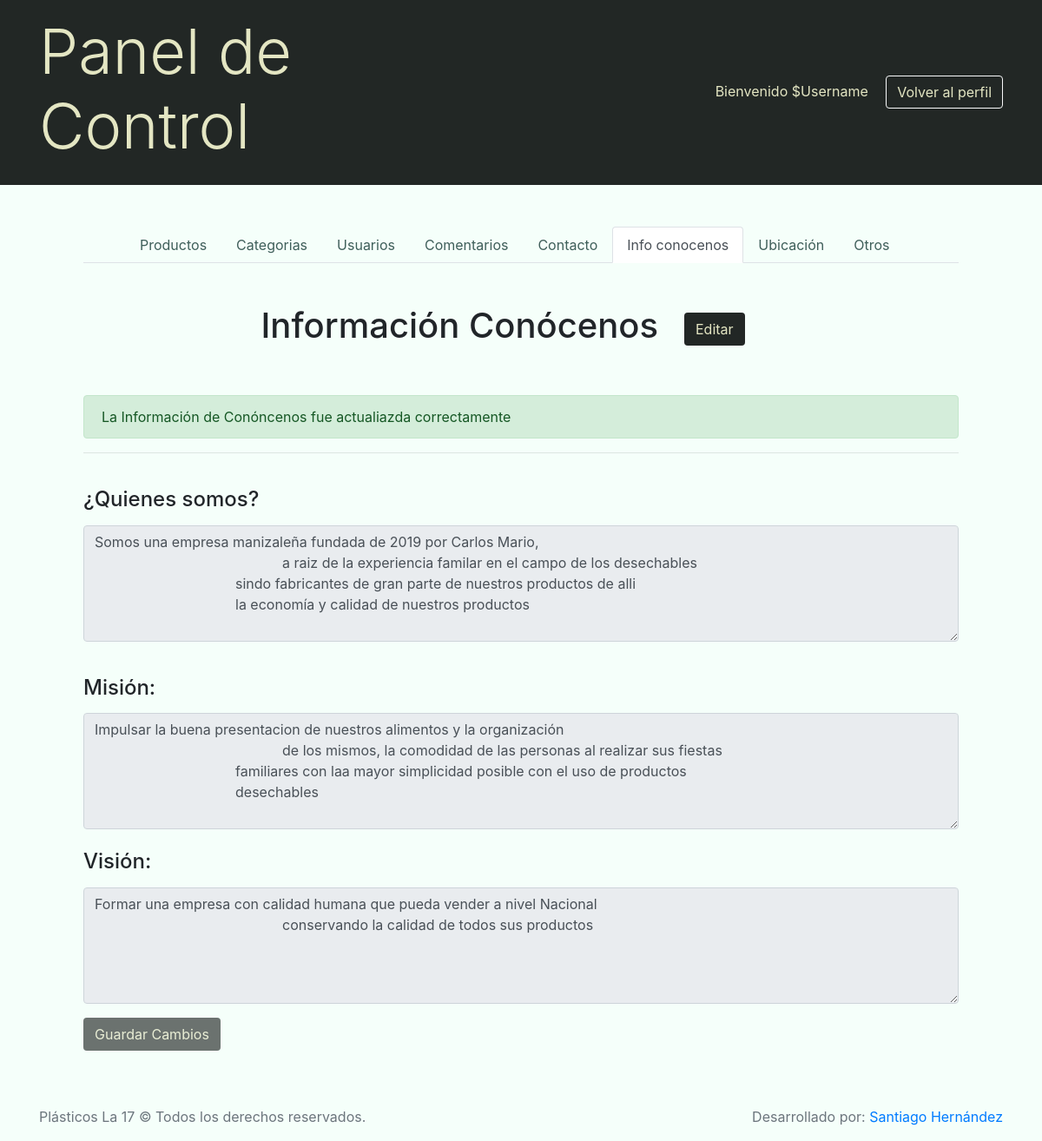
Screenshot of /Admin/control_panel.php?view=aboutus&msg=okupd with the database file from the repository.
### tables this page shows
CREATE TABLE IF NOT EXISTS `Company` (
  `CompanyId` INT NOT NULL AUTO_INCREMENT,
  `CompanyName` VARCHAR(50) NOT NULL,
  `PhoneNumber` VARCHAR(30) NULL,
  `MobileNumber` VARCHAR(30) NULL,
  `Email` VARCHAR(60) NULL,
  `AboutUs` VARCHAR(500) NULL,
  `Mission` VARCHAR(500) NULL,
  `Vision` VARCHAR(500) NULL,
  `Place` VARCHAR(45) NULL,
  `FrameLocation` VARCHAR(200) NULL,
  `CityId` INT NULL,
  PRIMARY KEY (`CompanyId`),
  CONSTRAINT `fk_Company_City1`
    FOREIGN KEY (`CityId`)
    REFERENCES `City` (`CityId`)
    ON DELETE RESTRICT
    ON UPDATE CASCADE);

### Admin/aboutus_control.php (the view, shortened to what this page needs)
<?php
$aboutus = <<<HTML
    <textarea type='text' name='aboutus' class='form-control' id='aboutus-text' cols='5' rows='5' disabled>$company[AboutUs]</textarea>
HTML;
$mision = <<<HTML
    <textarea type='text' name='mission' class='form-control' id='mision-text' cols='5' rows='5' disabled>$company[Mission]</textarea>
HTML;
$vision = <<<HTML
    <textarea type='text' name='vision' class='form-control' id='vision-text' cols='5' rows='5' disabled>$company[Vision]</textarea>
HTML;
?>
<div class="container px-5">
    <div class="row my-5">
        <div class="col-sm-8">
            <h1 class="text-right">Información Conócenos</h1>
        </div>
        <div class="col-sm-4 my-auto">
            <button class="btn my-btn" id="editbtn">Editar</button>
        </div>
    </div>
    <?php $msg = isset($_GET['msg']) ? $_GET['msg'] : '';
        switch ($msg):
            case 'okupd':
                echo "<div class='alert alert-success'>La Información de Conóncenos fue actualiazda correctamente</div>";
                break;
        endswitch;
    ?>
    <form class="proform" action="db_connection/update_aboutus.php" method="POST">
        <hr>
        <div class="form-group py-3">
            <label for="aboutus-text" class="col-form-label"><h4>¿Quienes somos?</h4></label>
            <div class="">
                <?php
                echo $aboutus;
                ?>
            </div>
        </div>
        <div class="form-group">
            <label for="mision-text" class="col-form-label"><h4>Misión:</h4></label>
            <div class="">
                <?php
                echo $mision;
                ?>
            </div>
        </div>
        <div class="form-group">
            <label for="vision-text" class="col-form-label"><h4>Visión:</h4></label>
            <div class="">
                <?php
                echo $vision;
                ?>
            </div>
        </div>
        <div class="form-group">
            <div class="">
                <button type="submit" class="btn my-btn" id="save" disabled>Guardar Cambios</button>
            </div>
        </div>
    </form>
</div>

### styles/css/style_1.css (style rules this page uses)
body { background-color: mintcream; }
.my-btn { background-color: #222725; color: #E4E6C3 !important; -moz-transition:all ease .8s; -webkit-transition:all ease .8s ; transition:all ease .8s; }

### rows the page displays
company: aboutus "Somos una empresa manizaleña fundada de 2019 por Carlos Mario, a raiz de la experiencia familar en el campo de los desechables sindo fabricantes de gran parte de nuestros productos de alli la economía y calidad de nuestros productos", mission "Impulsar la buena presentacion de nuestros alimentos y la organización de los mismos, la comodidad de las personas al realizar sus fiestas familiares con laa mayor simplicidad posible con el uso de productos desechables", vision "Formar una empresa con calidad humana que pueda vender a nivel Nacional conservando la calidad de todos sus productos"
